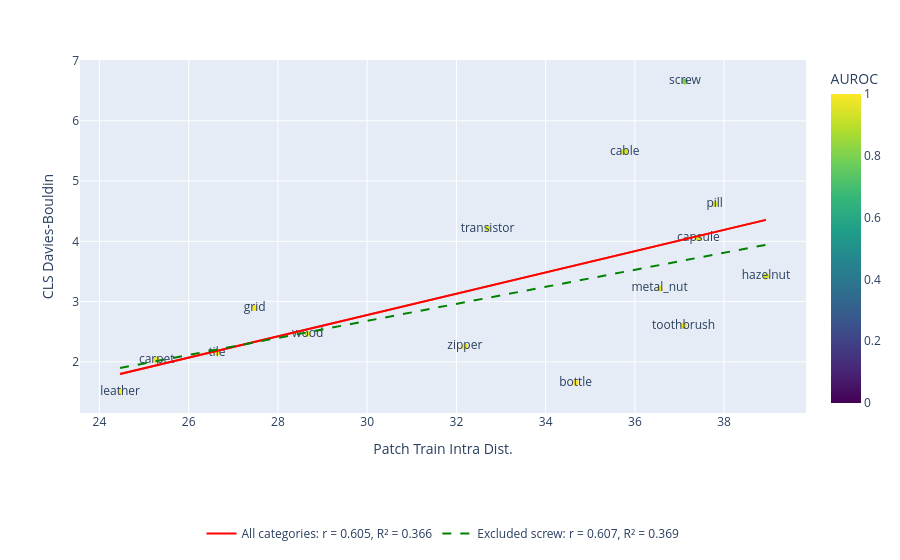

Notebook code cell kept with this figure:
### Code cell
plot_df = combined.reset_index()

fig = px.scatter(
    plot_df,
    x="Patch Train Intra Dist.", 
    y="CLS Davies-Bouldin", 
    text="category", 
    hover_name="category", 
    trendline="ols", 
    color="AUROC", 
    color_continuous_scale="Viridis",
    range_color=[0,1])
 
add_trendline(
    fig,
    plot_df["Patch Train Intra Dist."],
    plot_df["CLS Davies-Bouldin"],
    name="All categories"
)

plot_df = plot_df[plot_df["category"] != "screw"]

add_trendline(
    fig,
    plot_df["Patch Train Intra Dist."],
    plot_df["CLS Davies-Bouldin"],
    name="Excluded screw",
    colour="green",
    dash="dash"
)

fig.update_layout(
    title=None,
    legend=dict(
        orientation="h",
        x=0.5,
        y=-0.3,
        xanchor="center",
    ),
)

fig.show() 
fig.write_image(IMAGE_DIR / "cls_db_patch_train_intra.svg",
    width=1200,
    height=450
)

### Figure 1 — Plotly figure (JSON) as saved in the notebook; plotly's stock layout.template omitted (floating-point values rounded to 4 significant figures)
{"data": [{"hovertemplate": "<b>%{hovertext}</b><br><br>Patch Train Intra Dist.=%{x}<br>CLS Davies-Bouldin=%{y}<br>category=%{text}<br>AUROC=%{marker.color}<extra></extra>", "hovertext": ["tile", "zipper", "toothbrush", "hazelnut", "wood", "grid", "cable", "leather", "metal_nut", "screw", "bottle", "pill", "capsule", "carpet", "transistor"], "legendgroup": "", "marker": {"color": [1.0, 0.987, 0.972, 0.949, 0.944, 0.983, 0.945, 1.0, 0.983, 0.802, 1.0, 0.95, 0.941, 0.98, 0.935], "coloraxis": "coloraxis", "symbol": "circle"}, "mode": "markers+text", "name": "", "orientation": "v", "showlegend": false, "text": ["tile", "zipper", "toothbrush", "hazelnut", "wood", "grid", "cable", "leather", "metal_nut", "screw", "bottle", "pill", "capsule", "carpet", "transistor"], "type": "scatter", "x": [26.63, 32.19, 37.09, 38.94, 28.67, 27.48, 35.77, 24.46, 36.55, 37.12, 34.67, 37.79, 37.42, 25.29, 32.7], "xaxis": "x", "y": [2.152, 2.255, 2.602, 3.418, 2.46, 2.893, 5.485, 1.506, 3.218, 6.654, 1.655, 4.619, 4.049, 2.03, 4.209], "yaxis": "y"}, {"hovertemplate": "<b>OLS trendline</b><br>CLS Davies-Bouldin = 0.176814 * Patch Train Intra Dist. + -2.52817<br>R<sup>2</sup>=0.366439<br><br>Patch Train Intra Dist.=%{x}<br>CLS Davies-Bouldin=%{y} <b>(trend)</b><extra></extra>", "legendgroup": "", "marker": {"symbol": "circle"}, "mode": "lines", "name": "", "showlegend": false, "type": "scatter", "x": [24.46, 25.29, 26.63, 27.48, 28.67, 32.19, 32.7, 34.67, 35.77, 36.55, 37.09, 37.12, 37.42, 37.79, 38.94], "xaxis": "x", "y": [1.797, 1.943, 2.181, 2.331, 2.541, 3.163, 3.254, 3.602, 3.797, 3.935, 4.03, 4.036, 4.089, 4.153, 4.357], "yaxis": "y"}, {"line": {"color": "red", "dash": "solid"}, "mode": "lines", "name": "All categories: r = 0.605, R² = 0.366", "type": "scatter", "x": [24.46, 24.61, 24.75, 24.9, 25.05, 25.19, 25.34, 25.49, 25.63, 25.78, 25.92, 26.07, 26.22, 26.36, 26.51, 26.65, 26.8, 26.95, 27.09, 27.24, 27.39, 27.53, 27.68, 27.82, 27.97, 28.12, 28.26, 28.41, 28.56, 28.7, 28.85, 28.99, 29.14, 29.29, 29.43, 29.58, 29.73, 29.87, 30.02, 30.16, 30.31, 30.46, 30.6, 30.75, 30.9, 31.04, 31.19, 31.33, 31.48, 31.63, 31.77, 31.92, 32.07, 32.21, 32.36, 32.5, 32.65, 32.8, 32.94, 33.09, 33.23, 33.38, 33.53, 33.67, 33.82, 33.97, 34.11, 34.26, 34.4, 34.55, 34.7, 34.84, 34.99, 35.14, 35.28, 35.43, 35.57, 35.72, 35.87, 36.01, 36.16, 36.31, 36.45, 36.6, 36.74, 36.89, 37.04, 37.18, 37.33, 37.48, 37.62, 37.77, 37.91, 38.06, 38.21, 38.35, 38.5, 38.64, 38.79, 38.94], "y": [1.797, 1.823, 1.849, 1.875, 1.9, 1.926, 1.952, 1.978, 2.004, 2.03, 2.056, 2.081, 2.107, 2.133, 2.159, 2.185, 2.211, 2.237, 2.262, 2.288, 2.314, 2.34, 2.366, 2.392, 2.417, 2.443, 2.469, 2.495, 2.521, 2.547, 2.573, 2.598, 2.624, 2.65, 2.676, 2.702, 2.728, 2.754, 2.779, 2.805, 2.831, 2.857, 2.883, 2.909, 2.935, 2.96, 2.986, 3.012, 3.038, 3.064, 3.09, 3.116, 3.141, 3.167, 3.193, 3.219, 3.245, 3.271, 3.297, 3.322, 3.348, 3.374, 3.4, 3.426, 3.452, 3.477, 3.503, 3.529, 3.555, 3.581, 3.607, 3.633, 3.658, 3.684, 3.71, 3.736, 3.762, 3.788, 3.814, 3.839, 3.865, 3.891, 3.917, 3.943, 3.969, 3.995, 4.02, 4.046, 4.072, 4.098, 4.124, 4.15, 4.176, 4.201, 4.227, 4.253, 4.279, 4.305, 4.331, 4.357]}, {"line": {"color": "green", "dash": "dash"}, "mode": "lines", "name": "Excluded screw: r = 0.607, R² = 0.369", "type": "scatter", "x": [24.46, 24.61, 24.75, 24.9, 25.05, 25.19, 25.34, 25.49, 25.63, 25.78, 25.92, 26.07, 26.22, 26.36, 26.51, 26.65, 26.8, 26.95, 27.09, 27.24, 27.39, 27.53, 27.68, 27.82, 27.97, 28.12, 28.26, 28.41, 28.56, 28.7, 28.85, 28.99, 29.14, 29.29, 29.43, 29.58, 29.73, 29.87, 30.02, 30.16, 30.31, 30.46, 30.6, 30.75, 30.9, 31.04, 31.19, 31.33, 31.48, 31.63, 31.77, 31.92, 32.07, 32.21, 32.36, 32.5, 32.65, 32.8, 32.94, 33.09, 33.23, 33.38, 33.53, 33.67, 33.82, 33.97, 34.11, 34.26, 34.4, 34.55, 34.7, 34.84, 34.99, 35.14, 35.28, 35.43, 35.57, 35.72, 35.87, 36.01, 36.16, 36.31, 36.45, 36.6, 36.74, 36.89, 37.04, 37.18, 37.33, 37.48, 37.62, 37.77, 37.91, 38.06, 38.21, 38.35, 38.5, 38.64, 38.79, 38.94], "y": [1.897, 1.918, 1.938, 1.959, 1.98, 2.0, 2.021, 2.042, 2.062, 2.083, 2.104, 2.124, 2.145, 2.166, 2.186, 2.207, 2.228, 2.248, 2.269, 2.29, 2.31, 2.331, 2.351, 2.372, 2.393, 2.413, 2.434, 2.455, 2.475, 2.496, 2.517, 2.537, 2.558, 2.579, 2.599, 2.62, 2.641, 2.661, 2.682, 2.703, 2.723, 2.744, 2.765, 2.785, 2.806, 2.827, 2.847, 2.868, 2.889, 2.909, 2.93, 2.951, 2.971, 2.992, 3.013, 3.033, 3.054, 3.075, 3.095, 3.116, 3.137, 3.157, 3.178, 3.199, 3.219, 3.24, 3.261, 3.281, 3.302, 3.323, 3.343, 3.364, 3.385, 3.405, 3.426, 3.447, 3.467, 3.488, 3.509, 3.529, 3.55, 3.571, 3.591, 3.612, 3.633, 3.653, 3.674, 3.695, 3.715, 3.736, 3.757, 3.777, 3.798, 3.819, 3.839, 3.86, 3.881, 3.901, 3.922, 3.943]}], "layout": {"coloraxis": {"autocolorscale": false, "cmax": 1, "cmin": 0, "colorbar": {"title": {"text": "AUROC"}}, "colorscale": [[0, "#440154"], [0.1111, "#482878"], [0.2222, "#3e4989"], [0.3333, "#31688e"], [0.4444, "#26828e"], [0.5556, "#1f9e89"], [0.6667, "#35b779"], [0.7778, "#6ece58"], [0.8889, "#b5de2b"], [1, "#fde725"]]}, "legend": {"orientation": "h", "tracegroupgap": 0, "x": 0.5, "xanchor": "center", "y": -0.3}, "margin": {"t": 60}, "title": {}, "xaxis": {"anchor": "y", "domain": [0, 1], "title": {"text": "Patch Train Intra Dist."}}, "yaxis": {"anchor": "x", "domain": [0, 1], "title": {"text": "CLS Davies-Bouldin"}}}}
